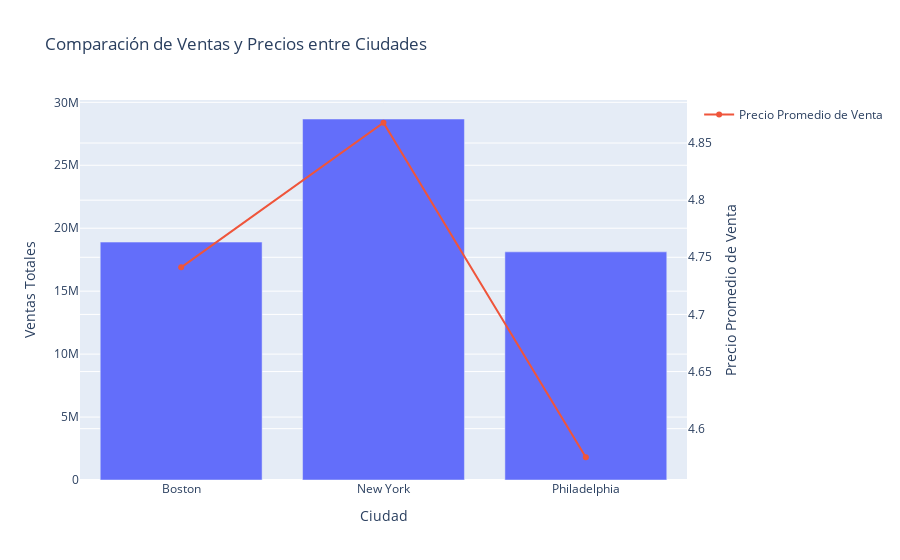

The code cell stored with this chart in its notebook:
### Markdown cell above
### 1.4.1. Comparación de Ventas y Precios entre Ciudades

### Code cell
# Agrupar datos para ventas y precios por ciudad
ventas_precios_por_ciudad = df_temp.groupby('region').agg({'sales': 'sum', 'sell_price': 'mean'}).reset_index()

# Crear gráfico interactivo con Plotly
fig = px.bar(ventas_precios_por_ciudad, x='region', y='sales', title='Comparación de Ventas y Precios entre Ciudades',
             labels={'sales': 'Ventas Totales', 'region': 'Ciudad'}, hover_data={'sell_price': True})

# Añadir una línea para mostrar el precio promedio de venta
fig.add_scatter(x=ventas_precios_por_ciudad['region'], y=ventas_precios_por_ciudad['sell_price'],
                mode='lines+markers', name='Precio Promedio de Venta', yaxis='y2')

fig.update_layout(
    yaxis2=dict(title='Precio Promedio de Venta', overlaying='y', side='right')
)

# Mostrar el gráfico
fig.show()

### Figure 1 — Plotly figure (JSON) as saved in the notebook; plotly's stock layout.template omitted (floating-point values rounded to 4 significant figures)
{"data": [{"alignmentgroup": "True", "customdata": [[4.741], [4.868], [4.575]], "hovertemplate": "Ciudad=%{x}<br>Ventas Totales=%{y}<br>sell_price=%{customdata[0]}<extra></extra>", "legendgroup": "", "marker": {"color": "#636efa", "pattern": {"shape": ""}}, "name": "", "offsetgroup": "", "orientation": "v", "showlegend": false, "textposition": "auto", "type": "bar", "x": ["Boston", "New York", "Philadelphia"], "xaxis": "x", "y": [18899006, 28675547, 18120856], "yaxis": "y"}, {"mode": "lines+markers", "name": "Precio Promedio de Venta", "type": "scatter", "x": ["Boston", "New York", "Philadelphia"], "y": [4.741, 4.868, 4.575], "yaxis": "y2"}], "layout": {"barmode": "relative", "legend": {"tracegroupgap": 0}, "title": {"text": "Comparación de Ventas y Precios entre Ciudades"}, "xaxis": {"anchor": "y", "domain": [0, 1], "title": {"text": "Ciudad"}}, "yaxis": {"anchor": "x", "domain": [0, 1], "title": {"text": "Ventas Totales"}}, "yaxis2": {"overlaying": "y", "side": "right", "title": {"text": "Precio Promedio de Venta"}}}}
